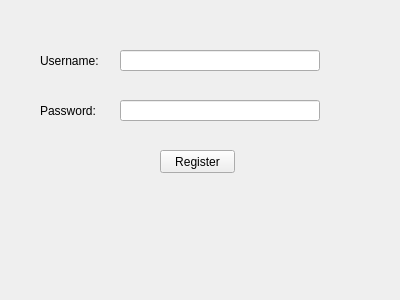
<?xml version="1.0" encoding="UTF-8"?>
<ui version="4.0">
 <class>RegisterWindow</class>
 <widget class="QWidget" name="RegisterWindow">
  <property name="geometry">
   <rect>
    <x>0</x>
    <y>0</y>
    <width>400</width>
    <height>300</height>
   </rect>
  </property>
  <property name="windowTitle">
   <string>Register</string>
  </property>
  <widget class="QLabel" name="usernameLabel">
   <property name="geometry">
    <rect>
     <x>40</x>
     <y>50</y>
     <width>71</width>
     <height>21</height>
    </rect>
   </property>
   <property name="text">
    <string>Username:</string>
   </property>
  </widget>
  <widget class="QLabel" name="passwordLabel">
   <property name="geometry">
    <rect>
     <x>40</x>
     <y>100</y>
     <width>71</width>
     <height>21</height>
    </rect>
   </property>
   <property name="text">
    <string>Password:</string>
   </property>
  </widget>
  <widget class="QLineEdit" name="usernameEdit">
   <property name="geometry">
    <rect>
     <x>120</x>
     <y>50</y>
     <width>200</width>
     <height>21</height>
    </rect>
   </property>
  </widget>
  <widget class="QLineEdit" name="passwordEdit">
   <property name="geometry">
    <rect>
     <x>120</x>
     <y>100</y>
     <width>200</width>
     <height>21</height>
    </rect>
   </property>
   <property name="echoMode">
    <enum>QLineEdit::Password</enum>
   </property>
  </widget>
  <widget class="QPushButton" name="registerButton">
   <property name="geometry">
    <rect>
     <x>160</x>
     <y>150</y>
     <width>75</width>
     <height>23</height>
    </rect>
   </property>
   <property name="text">
    <string>Register</string>
   </property>
  </widget>
 </widget>
 <resources/>
 <connections/>
</ui>
